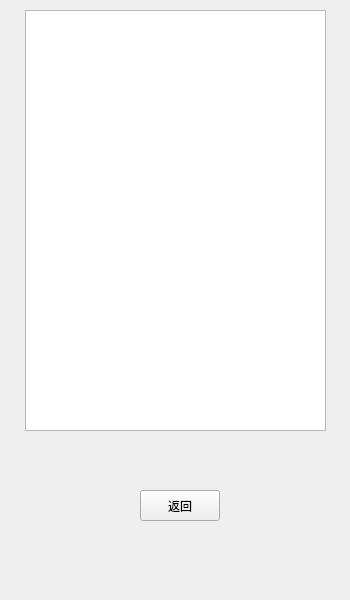
<?xml version="1.0" encoding="UTF-8"?>
<ui version="4.0">
 <class>show</class>
 <widget class="QWidget" name="show">
  <property name="geometry">
   <rect>
    <x>0</x>
    <y>0</y>
    <width>350</width>
    <height>600</height>
   </rect>
  </property>
  <property name="windowTitle">
   <string>show</string>
  </property>
  <widget class="QPushButton" name="finish">
   <property name="geometry">
    <rect>
     <x>140</x>
     <y>490</y>
     <width>80</width>
     <height>31</height>
    </rect>
   </property>
   <property name="text">
    <string>返回</string>
   </property>
  </widget>
  <widget class="QTextBrowser" name="result">
   <property name="geometry">
    <rect>
     <x>25</x>
     <y>10</y>
     <width>301</width>
     <height>421</height>
    </rect>
   </property>
  </widget>
 </widget>
 <resources/>
 <connections/>
</ui>
